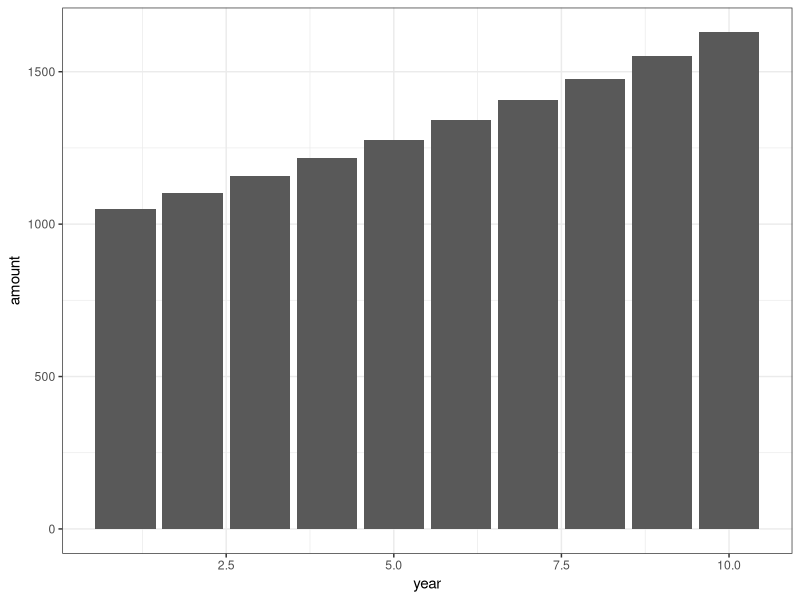

Write R code to recreate this figure.
## ---- chunk 1
#| echo: true
# Future value (compound interest)
# amount in year 10
P = 1000
r = 0.05
n = 10
## ---- chunk 2
#| echo: true
#| output-location: fragment
# Future value (compound interest)
# amount in year 10
P = 1000
r = 0.05
n = 10

FV = P * (1 + r)^n
FV
## ---- chunk 3
#| echo: true
# Future value (compound interest)
# amount in every year 1-10
P = 1000
r = 0.05
n = 1:10
## ---- chunk 4
#| echo: true
#| output-location: fragment
# Future value (compound interest)
# amount in every year 1-10
P = 1000
r = 0.05
n = 1:10

FV = P * (1 + r)^n
FV
## ---- chunk 5
#| echo: true
#| output-location: fragment
# Future value
# amount in every year 1-10
P = 1000
r = 0.05
n = 1:10

FV = P * (1 + r)^n

future_values = data.frame(
  year = n, 
  amount = FV)
## ---- chunk 6
#| echo: true
future_values
## ---- chunk 7
#| echo: true
#| output-location: fragment
library(ggplot2)

ggplot(data = future_values, aes(x = year, y = amount)) +
  geom_col() +
  theme_bw()
